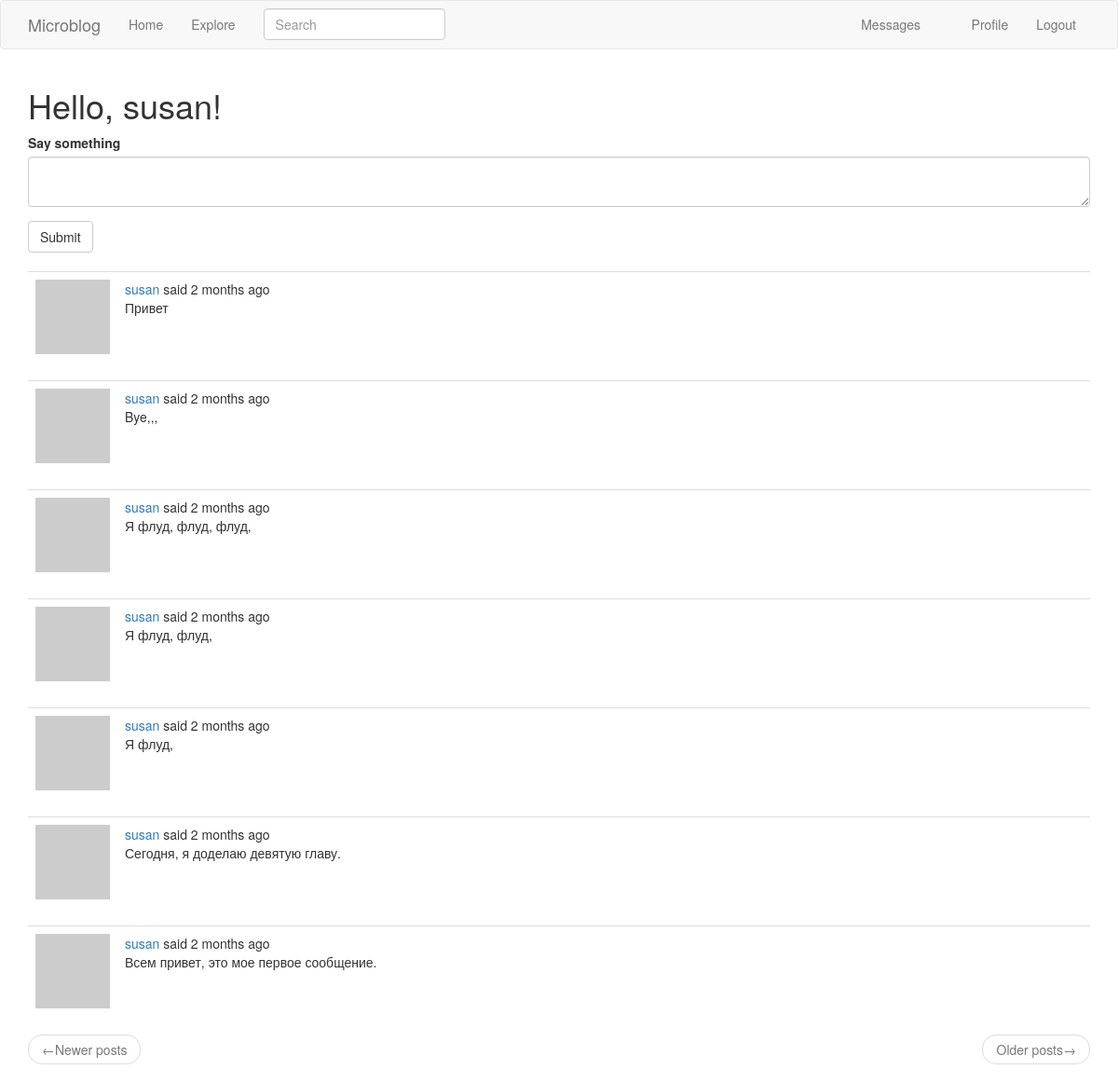
The app's page /index (signed in) with its own data.
### app/models.py (models this page shows, shortened)
class User(UserMixin, db.Model):
    id = db.Column(
        db.Integer,
        primary_key=True,
    )
    username = db.Column(
        db.String(64),
        index=True,
        unique=True,
    )
    email = db.Column(
        db.String(120),
        index=True,
        unique=True,
    )
    password_hash = db.Column(
        db.String(128),
    )
    about_me = db.Column(
        db.String(140)
    )
    last_seen = db.Column(
        db.DateTime,
        default=datetime.utcnow
    )
    posts = db.relationship(
        'Post',
        backref='author',
        lazy='dynamic',
    )
    followed = db.relationship(
        'User',
        secondary=followers,
        primaryjoin=(followers.c.follower_id == id),
        secondaryjoin=(followers.c.followed_id == id),
        backref=db.backref('followers', lazy='dynamic'),
        lazy='dynamic',
    )
    messages_sent = db.relationship(
        'Message',
        foreign_keys='Message.sender_id',
        backref='author',
        lazy='dynamic',
    )
    messages_received = db.relationship(
        'Message',
        foreign_keys='Message.recipient_id',
        backref='recipient',
        lazy='dynamic',
    )
    last_message_read_time = db.Column(
        db.DateTime,
    )
    notifications = db.relationship(
        'Notification',
        backref='user',
        lazy='dynamic',
    )
    def avatar(self, size):
        digest = md5(self.email.lower().encode('utf-8')).hexdigest()
        return f'https://www.gravatar.com/avatar/{digest}?d=identicon&s={size}'
    def followed_posts(self):
        followed = Post.query.join(
            followers, (followers.c.followed_id == Post.user_id)
        ).filter(followers.c.follower_id == self.id)
        own = Post.query.filter_by(user_id=self.id)
        return followed.union(own).order_by(Post.timestamp.desc())
    def new_messages(self):
        last_read_time = self.last_message_read_time or datetime(1900, 1, 1)
        return Message.query.filter_by(recipient=self).filter(
            Message.timestamp > last_read_time).count()

class SearchableMixin(object):
    @classmethod
    def before_commit(cls, session):
        session._changes = {
            'add': list(session.new),
            'update': list(session.dirty),
            'delete': list(session.deleted),
        }
    @classmethod
    def after_commit(cls, session):
        for obj in session._changes['add']:
            if isinstance(obj, SearchableMixin):
                add_to_index(obj.__tablename__, obj)
        for obj in session._changes['update']:
            if isinstance(obj, SearchableMixin):
                add_to_index(obj.__tablename__, obj)
        for obj in session._changes['delete']:
            if isinstance(obj, SearchableMixin):
                remove_from_index(obj.__tablename__, obj)
        session._changes = None

class Post(SearchableMixin, db.Model):
    __searchable__ = ['body']
    id = db.Column(
        db.Integer,
        primary_key=True,
    )
    body = db.Column(
        db.String(140),
    )
    timestamp = db.Column(
        db.DateTime,
        index=True,
        default=datetime.utcnow,
    )
    user_id = db.Column(
        db.Integer(),
        db.ForeignKey('user.id'),
    )

### app/main/routes.py (the view)
@bp.route('/', methods=['GET', 'POST'])
@bp.route('/index', methods=['GET', 'POST'])
@login_required
def index():
    form = PostForm()
    if form.validate_on_submit():
        post = Post(body=form.post.data, author=current_user)
        db.session.add(post)
        db.session.commit()
        flash(_('Your post is now live!'))
        return redirect(url_for('main.index'))
    page = request.args.get('page', 1, type=int)
    posts = current_user.followed_posts().paginate(
        page=page,
        per_page=current_app.config['POSTS_PER_PAGE'],
        error_out=False
    )
    next_url = url_for('main.index', page=posts.next_num) \
        if posts.has_next else None
    prev_url = url_for('main.index', page=posts.prev_num) \
        if posts.has_prev else None
    context = {
        'title': _('Home Page'),
        'form': form,
        'posts': posts.items,
        'next_url': next_url,
        'prev_url': prev_url,
    }
    return render_template('index.html', **context)

### app/main/forms.py
class SearchForm(FlaskForm):
    q = StringField(
        _l('Search'),
        validators=[DataRequired()]
    )
    def __init__(self, *args, **kwargs):
        if 'formdata' not in kwargs:
            kwargs['formdata'] = request.args
        if 'meta' not in kwargs:
            kwargs['meta'] = {'csrf': False}
        super(SearchForm, self).__init__(*args, **kwargs)

class PostForm(FlaskForm):
    post = TextAreaField(
        _l('Say something'),
        validators=[DataRequired(), Length(min=1, max=140)]
    )
    submit = SubmitField(_l('Submit'))

### app/main/routes.py (called while the page is built)
@bp.before_request
def before_request():
    if current_user.is_authenticated:
        current_user.last_seen = datetime.utcnow()
        db.session.commit()
        g.search_form = SearchForm()
    g.locale = str(get_locale())

### app/models.py (called while the page is built)
@login.user_loader
def load_user(id):
    return User.query.get(int(id))

### app/templates/index.html
{% extends 'base.html' %}
{% import 'bootstrap/wtf.html' as wtf %}
{% block app_content %}
  <h1>{{ _('Hello') }}, {{ current_user.username }}!</h1>
  {% if form %}
    {{ wtf.quick_form(form) }}
    <br>
  {% endif %}
  {% for post in posts %}
      {% include '_post.html' %}
  {% endfor %}
  <nav aria-label="...">
    <ul class="pager">
      <li class="previous {% if not prev_url %} disabled {% endif %}">
        <a href="{{ prev_url or '#' }}">
          <span aria-hidden="true">&larr;</span>{{ _('Newer posts') }}
        </a>
      </li>
      <li class="next {% if not next_url %} disabled {% endif %}">
        <a href="{{ next_url or '#' }}">
          {{ _('Older posts') }}<span aria-hidden="true">&rarr;</span>
        </a>
      </li>
    </ul>
  </nav>
{% endblock app_content %}

### app/templates/_post.html (shortened to what this page needs)
<table class="table table-hover">
  <tr>
    <td width="70px">
      <a href="{{ url_for('main.user', username=post.author.username) }}">
        <img src="{{ post.author.avatar(70) }}">
      </a>
    </td>
    <td>
      {{ _('%(username)s said %(when)s', username=user_link, when=moment(post.timestamp).fromNow()) }}
      <br>
      {{ post.body }}
    </td>
  </tr>
</table>

### records on screen
User: username "susan"
Post: body "Привет"
Post: body "Bye,,,"
Post: body "Я флуд, флуд, флуд,"
Post: body "Я флуд, флуд,"
Post: body "Я флуд,"
Post: body "Сегодня, я доделаю девятую главу."
Post: body "Всем привет, это мое первое сообщение."
